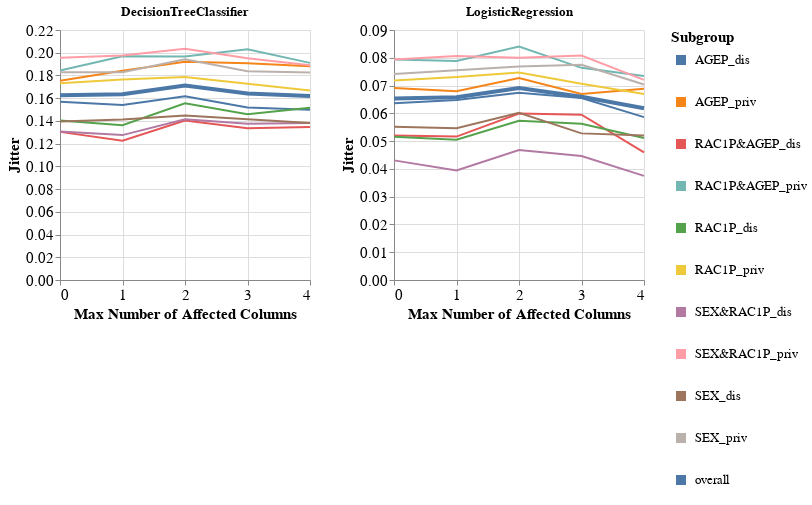

This figure's notebook cell:
### Markdown cell above
### Specific subgroup metric per dataset and multiple models

### Code cell
visualizer.create_subgroups_grid_pct_lines_per_model_plot(subgroup_metric='Jitter',
                                                          target_preprocessing_technique=PREPROCESSING_TECHNIQUES[0],
                                                          model_names=MODEL_NAMES,
                                                          mode='max_num_columns')

### Figure 1 — Vega-Lite specification as saved in the notebook (floating-point values rounded to 4 significant figures)
{"config": {"view": {"continuousWidth": 400, "continuousHeight": 300}, "axis": {"labelFontSize": 15, "titleFontSize": 15}, "legend": {"labelFontSize": 13, "symbolStrokeWidth": 10, "titleFontSize": 15}}, "vconcat": [{"hconcat": [{"mark": "line", "encoding": {"color": {"field": "Subgroup", "type": "nominal"}, "strokeWidth": {"condition": {"value": 4, "test": "datum.Subgroup == 'overall'"}, "value": 2}, "x": {"axis": {"tickMinStep": 1}, "field": "Percentage", "title": "Max Number of Affected Columns", "type": "quantitative"}, "y": {"field": "Metric_Value", "title": "Jitter", "type": "quantitative"}}, "height": 250, "title": "DecisionTreeClassifier", "width": 250}, {"data": {"name": "data-71ee3b0c1c2371935328b88541a1bfe6"}, "mark": "line", "encoding": {"color": {"field": "Subgroup", "type": "nominal"}, "strokeWidth": {"condition": {"value": 4, "test": "datum.Subgroup == 'overall'"}, "value": 2}, "x": {"axis": {"tickMinStep": 1}, "field": "Percentage", "title": "Max Number of Affected Columns", "type": "quantitative"}, "y": {"field": "Metric_Value", "title": "Jitter", "type": "quantitative"}}, "height": 250, "title": "LogisticRegression", "width": 250}]}], "data": {"name": "data-631cef4cb9d12e9f5ae3e0fb9e9c550c"}, "$schema": "https://vega.github.io/schema/vega-lite/v4.17.0.json", "datasets": {"data-631cef4cb9d12e9f5ae3e0fb9e9c550c": [{"Model_Name": "DecisionTreeClassifier", "Test_Set_Index": 0.0, "Metric": "Jitter", "Subgroup": "AGEP_dis", "Num_Estimators": 10.0, "Metric_Value": 0.1569, "Percentage": 0.0}, {"Model_Name": "DecisionTreeClassifier", "Test_Set_Index": 0.0, "Metric": "Jitter", "Subgroup": "AGEP_priv", "Num_Estimators": 10.0, "Metric_Value": 0.1753, "Percentage": 0.0}, {"Model_Name": "DecisionTreeClassifier", "Test_Set_Index": 0.0, "Metric": "Jitter", "Subgroup": "RAC1P&AGEP_dis", "Num_Estimators": 10.0, "Metric_Value": 0.1304, "Percentage": 0.0}, {"Model_Name": "DecisionTreeClassifier", "Test_Set_Index": 0.0, "Metric": "Jitter", "Subgroup": "RAC1P&AGEP_priv", "Num_Estimators": 10.0, "Metric_Value": 0.1844, "Percentage": 0.0}, {"Model_Name": "DecisionTreeClassifier", "Test_Set_Index": 0.0, "Metric": "Jitter", "Subgroup": "RAC1P_dis", "Num_Estimators": 10.0, "Metric_Value": 0.1404, "Percentage": 0.0}, {"Model_Name": "DecisionTreeClassifier", "Test_Set_Index": 0.0, "Metric": "Jitter", "Subgroup": "RAC1P_priv", "Num_Estimators": 10.0, "Metric_Value": 0.1732, "Percentage": 0.0}, {"Model_Name": "DecisionTreeClassifier", "Test_Set_Index": 0.0, "Metric": "Jitter", "Subgroup": "SEX&RAC1P_dis", "Num_Estimators": 10.0, "Metric_Value": 0.1308, "Percentage": 0.0}, {"Model_Name": "DecisionTreeClassifier", "Test_Set_Index": 0.0, "Metric": "Jitter", "Subgroup": "SEX&RAC1P_priv", "Num_Estimators": 10.0, "Metric_Value": 0.1955, "Percentage": 0.0}, {"Model_Name": "DecisionTreeClassifier", "Test_Set_Index": 0.0, "Metric": "Jitter", "Subgroup": "SEX_dis", "Num_Estimators": 10.0, "Metric_Value": 0.1394, "Percentage": 0.0}, {"Model_Name": "DecisionTreeClassifier", "Test_Set_Index": 0.0, "Metric": "Jitter", "Subgroup": "SEX_priv", "Num_Estimators": 10.0, "Metric_Value": 0.1829, "Percentage": 0.0}, {"Model_Name": "DecisionTreeClassifier", "Test_Set_Index": 0.0, "Metric": "Jitter", "Subgroup": "overall", "Num_Estimators": 10.0, "Metric_Value": 0.1627, "Percentage": 0.0}, {"Model_Name": "DecisionTreeClassifier", "Test_Set_Index": 1.0, "Metric": "Jitter", "Subgroup": "AGEP_dis", "Num_Estimators": 10.0, "Metric_Value": 0.154, "Percentage": 1.0}, {"Model_Name": "DecisionTreeClassifier", "Test_Set_Index": 1.0, "Metric": "Jitter", "Subgroup": "AGEP_priv", "Num_Estimators": 10.0, "Metric_Value": 0.1841, "Percentage": 1.0}, {"Model_Name": "DecisionTreeClassifier", "Test_Set_Index": 1.0, "Metric": "Jitter", "Subgroup": "RAC1P&AGEP_dis", "Num_Estimators": 10.0, "Metric_Value": 0.1226, "Percentage": 1.0}, {"Model_Name": "DecisionTreeClassifier", "Test_Set_Index": 1.0, "Metric": "Jitter", "Subgroup": "RAC1P&AGEP_priv", "Num_Estimators": 10.0, "Metric_Value": 0.1969, "Percentage": 1.0}, {"Model_Name": "DecisionTreeClassifier", "Test_Set_Index": 1.0, "Metric": "Jitter", "Subgroup": "RAC1P_dis", "Num_Estimators": 10.0, "Metric_Value": 0.1362, "Percentage": 1.0}, {"Model_Name": "DecisionTreeClassifier", "Test_Set_Index": 1.0, "Metric": "Jitter", "Subgroup": "RAC1P_priv", "Num_Estimators": 10.0, "Metric_Value": 0.1764, "Percentage": 1.0}, {"Model_Name": "DecisionTreeClassifier", "Test_Set_Index": 1.0, "Metric": "Jitter", "Subgroup": "SEX&RAC1P_dis", "Num_Estimators": 10.0, "Metric_Value": 0.1275, "Percentage": 1.0}, {"Model_Name": "DecisionTreeClassifier", "Test_Set_Index": 1.0, "Metric": "Jitter", "Subgroup": "SEX&RAC1P_priv", "Num_Estimators": 10.0, "Metric_Value": 0.1975, "Percentage": 1.0}, {"Model_Name": "DecisionTreeClassifier", "Test_Set_Index": 1.0, "Metric": "Jitter", "Subgroup": "SEX_dis", "Num_Estimators": 10.0, "Metric_Value": 0.1412, "Percentage": 1.0}, {"Model_Name": "DecisionTreeClassifier", "Test_Set_Index": 1.0, "Metric": "Jitter", "Subgroup": "SEX_priv", "Num_Estimators": 10.0, "Metric_Value": 0.1828, "Percentage": 1.0}, {"Model_Name": "DecisionTreeClassifier", "Test_Set_Index": 1.0, "Metric": "Jitter", "Subgroup": "overall", "Num_Estimators": 10.0, "Metric_Value": 0.1634, "Percentage": 1.0}, {"Model_Name": "DecisionTreeClassifier", "Test_Set_Index": 2.0, "Metric": "Jitter", "Subgroup": "AGEP_dis", "Num_Estimators": 10.0, "Metric_Value": 0.1617, "Percentage": 2.0}, {"Model_Name": "DecisionTreeClassifier", "Test_Set_Index": 2.0, "Metric": "Jitter", "Subgroup": "AGEP_priv", "Num_Estimators": 10.0, "Metric_Value": 0.192, "Percentage": 2.0}, {"Model_Name": "DecisionTreeClassifier", "Test_Set_Index": 2.0, "Metric": "Jitter", "Subgroup": "RAC1P&AGEP_dis", "Num_Estimators": 10.0, "Metric_Value": 0.1404, "Percentage": 2.0}, {"Model_Name": "DecisionTreeClassifier", "Test_Set_Index": 2.0, "Metric": "Jitter", "Subgroup": "RAC1P&AGEP_priv", "Num_Estimators": 10.0, "Metric_Value": 0.1967, "Percentage": 2.0}, {"Model_Name": "DecisionTreeClassifier", "Test_Set_Index": 2.0, "Metric": "Jitter", "Subgroup": "RAC1P_dis", "Num_Estimators": 10.0, "Metric_Value": 0.1556, "Percentage": 2.0}, {"Model_Name": "DecisionTreeClassifier", "Test_Set_Index": 2.0, "Metric": "Jitter", "Subgroup": "RAC1P_priv", "Num_Estimators": 10.0, "Metric_Value": 0.1787, "Percentage": 2.0}, {"Model_Name": "DecisionTreeClassifier", "Test_Set_Index": 2.0, "Metric": "Jitter", "Subgroup": "SEX&RAC1P_dis", "Num_Estimators": 10.0, "Metric_Value": 0.1414, "Percentage": 2.0}, {"Model_Name": "DecisionTreeClassifier", "Test_Set_Index": 2.0, "Metric": "Jitter", "Subgroup": "SEX&RAC1P_priv", "Num_Estimators": 10.0, "Metric_Value": 0.2034, "Percentage": 2.0}, {"Model_Name": "DecisionTreeClassifier", "Test_Set_Index": 2.0, "Metric": "Jitter", "Subgroup": "SEX_dis", "Num_Estimators": 10.0, "Metric_Value": 0.1447, "Percentage": 2.0}, {"Model_Name": "DecisionTreeClassifier", "Test_Set_Index": 2.0, "Metric": "Jitter", "Subgroup": "SEX_priv", "Num_Estimators": 10.0, "Metric_Value": 0.1942, "Percentage": 2.0}, {"Model_Name": "DecisionTreeClassifier", "Test_Set_Index": 2.0, "Metric": "Jitter", "Subgroup": "overall", "Num_Estimators": 10.0, "Metric_Value": 0.1712, "Percentage": 2.0}, {"Model_Name": "DecisionTreeClassifier", "Test_Set_Index": 3.0, "Metric": "Jitter", "Subgroup": "AGEP_dis", "Num_Estimators": 10.0, "Metric_Value": 0.1519, "Percentage": 3.0}, {"Model_Name": "DecisionTreeClassifier", "Test_Set_Index": 3.0, "Metric": "Jitter", "Subgroup": "AGEP_priv", "Num_Estimators": 10.0, "Metric_Value": 0.1908, "Percentage": 3.0}, {"Model_Name": "DecisionTreeClassifier", "Test_Set_Index": 3.0, "Metric": "Jitter", "Subgroup": "RAC1P&AGEP_dis", "Num_Estimators": 10.0, "Metric_Value": 0.1334, "Percentage": 3.0}, {"Model_Name": "DecisionTreeClassifier", "Test_Set_Index": 3.0, "Metric": "Jitter", "Subgroup": "RAC1P&AGEP_priv", "Num_Estimators": 10.0, "Metric_Value": 0.2031, "Percentage": 3.0}, {"Model_Name": "DecisionTreeClassifier", "Test_Set_Index": 3.0, "Metric": "Jitter", "Subgroup": "RAC1P_dis", "Num_Estimators": 10.0, "Metric_Value": 0.1458, "Percentage": 3.0}, {"Model_Name": "DecisionTreeClassifier", "Test_Set_Index": 3.0, "Metric": "Jitter", "Subgroup": "RAC1P_priv", "Num_Estimators": 10.0, "Metric_Value": 0.1728, "Percentage": 3.0}, {"Model_Name": "DecisionTreeClassifier", "Test_Set_Index": 3.0, "Metric": "Jitter", "Subgroup": "SEX&RAC1P_dis", "Num_Estimators": 10.0, "Metric_Value": 0.1375, "Percentage": 3.0}, {"Model_Name": "DecisionTreeClassifier", "Test_Set_Index": 3.0, "Metric": "Jitter", "Subgroup": "SEX&RAC1P_priv", "Num_Estimators": 10.0, "Metric_Value": 0.1952, "Percentage": 3.0}, {"Model_Name": "DecisionTreeClassifier", "Test_Set_Index": 3.0, "Metric": "Jitter", "Subgroup": "SEX_dis", "Num_Estimators": 10.0, "Metric_Value": 0.1415, "Percentage": 3.0}, {"Model_Name": "DecisionTreeClassifier", "Test_Set_Index": 3.0, "Metric": "Jitter", "Subgroup": "SEX_priv", "Num_Estimators": 10.0, "Metric_Value": 0.1837, "Percentage": 3.0}, {"Model_Name": "DecisionTreeClassifier", "Test_Set_Index": 3.0, "Metric": "Jitter", "Subgroup": "overall", "Num_Estimators": 10.0, "Metric_Value": 0.1641, "Percentage": 3.0}, {"Model_Name": "DecisionTreeClassifier", "Test_Set_Index": 4.0, "Metric": "Jitter", "Subgroup": "AGEP_dis", "Num_Estimators": 10.0, "Metric_Value": 0.1499, "Percentage": 4.0}, {"Model_Name": "DecisionTreeClassifier", "Test_Set_Index": 4.0, "Metric": "Jitter", "Subgroup": "AGEP_priv", "Num_Estimators": 10.0, "Metric_Value": 0.1881, "Percentage": 4.0}, {"Model_Name": "DecisionTreeClassifier", "Test_Set_Index": 4.0, "Metric": "Jitter", "Subgroup": "RAC1P&AGEP_dis", "Num_Estimators": 10.0, "Metric_Value": 0.1346, "Percentage": 4.0}, {"Model_Name": "DecisionTreeClassifier", "Test_Set_Index": 4.0, "Metric": "Jitter", "Subgroup": "RAC1P&AGEP_priv", "Num_Estimators": 10.0, "Metric_Value": 0.1911, "Percentage": 4.0}, {"Model_Name": "DecisionTreeClassifier", "Test_Set_Index": 4.0, "Metric": "Jitter", "Subgroup": "RAC1P_dis", "Num_Estimators": 10.0, "Metric_Value": 0.1516, "Percentage": 4.0}, {"Model_Name": "DecisionTreeClassifier", "Test_Set_Index": 4.0, "Metric": "Jitter", "Subgroup": "RAC1P_priv", "Num_Estimators": 10.0, "Metric_Value": 0.1668, "Percentage": 4.0}, {"Model_Name": "DecisionTreeClassifier", "Test_Set_Index": 4.0, "Metric": "Jitter", "Subgroup": "SEX&RAC1P_dis", "Num_Estimators": 10.0, "Metric_Value": 0.1382, "Percentage": 4.0}, {"Model_Name": "DecisionTreeClassifier", "Test_Set_Index": 4.0, "Metric": "Jitter", "Subgroup": "SEX&RAC1P_priv", "Num_Estimators": 10.0, "Metric_Value": 0.189, "Percentage": 4.0}, {"Model_Name": "DecisionTreeClassifier", "Test_Set_Index": 4.0, "Metric": "Jitter", "Subgroup": "SEX_dis", "Num_Estimators": 10.0, "Metric_Value": 0.1382, "Percentage": 4.0}, {"Model_Name": "DecisionTreeClassifier", "Test_Set_Index": 4.0, "Metric": "Jitter", "Subgroup": "SEX_priv", "Num_Estimators": 10.0, "Metric_Value": 0.1826, "Percentage": 4.0}, {"Model_Name": "DecisionTreeClassifier", "Test_Set_Index": 4.0, "Metric": "Jitter", "Subgroup": "overall", "Num_Estimators": 10.0, "Metric_Value": 0.1619, "Percentage": 4.0}], "data-71ee3b0c1c2371935328b88541a1bfe6": [{"Model_Name": "LogisticRegression", "Test_Set_Index": 0.0, "Metric": "Jitter", "Subgroup": "AGEP_dis", "Num_Estimators": 10.0, "Metric_Value": 0.06359, "Percentage": 0.0}, {"Model_Name": "LogisticRegression", "Test_Set_Index": 0.0, "Metric": "Jitter", "Subgroup": "AGEP_priv", "Num_Estimators": 10.0, "Metric_Value": 0.0691, "Percentage": 0.0}, {"Model_Name": "LogisticRegression", "Test_Set_Index": 0.0, "Metric": "Jitter", "Subgroup": "RAC1P&AGEP_dis", "Num_Estimators": 10.0, "Metric_Value": 0.05199, "Percentage": 0.0}, {"Model_Name": "LogisticRegression", "Test_Set_Index": 0.0, "Metric": "Jitter", "Subgroup": "RAC1P&AGEP_priv", "Num_Estimators": 10.0, "Metric_Value": 0.07935, "Percentage": 0.0}, {"Model_Name": "LogisticRegression", "Test_Set_Index": 0.0, "Metric": "Jitter", "Subgroup": "RAC1P_dis", "Num_Estimators": 10.0, "Metric_Value": 0.05159, "Percentage": 0.0}, {"Model_Name": "LogisticRegression", "Test_Set_Index": 0.0, "Metric": "Jitter", "Subgroup": "RAC1P_priv", "Num_Estimators": 10.0, "Metric_Value": 0.07185, "Percentage": 0.0}, {"Model_Name": "LogisticRegression", "Test_Set_Index": 0.0, "Metric": "Jitter", "Subgroup": "SEX&RAC1P_dis", "Num_Estimators": 10.0, "Metric_Value": 0.04307, "Percentage": 0.0}, {"Model_Name": "LogisticRegression", "Test_Set_Index": 0.0, "Metric": "Jitter", "Subgroup": "SEX&RAC1P_priv", "Num_Estimators": 10.0, "Metric_Value": 0.07936, "Percentage": 0.0}, {"Model_Name": "LogisticRegression", "Test_Set_Index": 0.0, "Metric": "Jitter", "Subgroup": "SEX_dis", "Num_Estimators": 10.0, "Metric_Value": 0.05517, "Percentage": 0.0}, {"Model_Name": "LogisticRegression", "Test_Set_Index": 0.0, "Metric": "Jitter", "Subgroup": "SEX_priv", "Num_Estimators": 10.0, "Metric_Value": 0.07414, "Percentage": 0.0}, {"Model_Name": "LogisticRegression", "Test_Set_Index": 0.0, "Metric": "Jitter", "Subgroup": "overall", "Num_Estimators": 10.0, "Metric_Value": 0.06532, "Percentage": 0.0}, {"Model_Name": "LogisticRegression", "Test_Set_Index": 1.0, "Metric": "Jitter", "Subgroup": "AGEP_dis", "Num_Estimators": 10.0, "Metric_Value": 0.06482, "Percentage": 1.0}, {"Model_Name": "LogisticRegression", "Test_Set_Index": 1.0, "Metric": "Jitter", "Subgroup": "AGEP_priv", "Num_Estimators": 10.0, "Metric_Value": 0.06794, "Percentage": 1.0}, {"Model_Name": "LogisticRegression", "Test_Set_Index": 1.0, "Metric": "Jitter", "Subgroup": "RAC1P&AGEP_dis", "Num_Estimators": 10.0, "Metric_Value": 0.05162, "Percentage": 1.0}, {"Model_Name": "LogisticRegression", "Test_Set_Index": 1.0, "Metric": "Jitter", "Subgroup": "RAC1P&AGEP_priv", "Num_Estimators": 10.0, "Metric_Value": 0.07885, "Percentage": 1.0}, {"Model_Name": "LogisticRegression", "Test_Set_Index": 1.0, "Metric": "Jitter", "Subgroup": "RAC1P_dis", "Num_Estimators": 10.0, "Metric_Value": 0.05052, "Percentage": 1.0}, {"Model_Name": "LogisticRegression", "Test_Set_Index": 1.0, "Metric": "Jitter", "Subgroup": "RAC1P_priv", "Num_Estimators": 10.0, "Metric_Value": 0.07306, "Percentage": 1.0}, {"Model_Name": "LogisticRegression", "Test_Set_Index": 1.0, "Metric": "Jitter", "Subgroup": "SEX&RAC1P_dis", "Num_Estimators": 10.0, "Metric_Value": 0.03946, "Percentage": 1.0}, {"Model_Name": "LogisticRegression", "Test_Set_Index": 1.0, "Metric": "Jitter", "Subgroup": "SEX&RAC1P_priv", "Num_Estimators": 10.0, "Metric_Value": 0.08061, "Percentage": 1.0}, {"Model_Name": "LogisticRegression", "Test_Set_Index": 1.0, "Metric": "Jitter", "Subgroup": "SEX_dis", "Num_Estimators": 10.0, "Metric_Value": 0.0546, "Percentage": 1.0}, {"Model_Name": "LogisticRegression", "Test_Set_Index": 1.0, "Metric": "Jitter", "Subgroup": "SEX_priv", "Num_Estimators": 10.0, "Metric_Value": 0.07553, "Percentage": 1.0}, {"Model_Name": "LogisticRegression", "Test_Set_Index": 1.0, "Metric": "Jitter", "Subgroup": "overall", "Num_Estimators": 10.0, "Metric_Value": 0.0658, "Percentage": 1.0}, {"Model_Name": "LogisticRegression", "Test_Set_Index": 2.0, "Metric": "Jitter", "Subgroup": "AGEP_dis", "Num_Estimators": 10.0, "Metric_Value": 0.06743, "Percentage": 2.0}, {"Model_Name": "LogisticRegression", "Test_Set_Index": 2.0, "Metric": "Jitter", "Subgroup": "AGEP_priv", "Num_Estimators": 10.0, "Metric_Value": 0.07271, "Percentage": 2.0}, {"Model_Name": "LogisticRegression", "Test_Set_Index": 2.0, "Metric": "Jitter", "Subgroup": "RAC1P&AGEP_dis", "Num_Estimators": 10.0, "Metric_Value": 0.05991, "Percentage": 2.0}, {"Model_Name": "LogisticRegression", "Test_Set_Index": 2.0, "Metric": "Jitter", "Subgroup": "RAC1P&AGEP_priv", "Num_Estimators": 10.0, "Metric_Value": 0.08404, "Percentage": 2.0}, {"Model_Name": "LogisticRegression", "Test_Set_Index": 2.0, "Metric": "Jitter", "Subgroup": "RAC1P_dis", "Num_Estimators": 10.0, "Metric_Value": 0.05732, "Percentage": 2.0}, {"Model_Name": "LogisticRegression", "Test_Set_Index": 2.0, "Metric": "Jitter", "Subgroup": "RAC1P_priv", "Num_Estimators": 10.0, "Metric_Value": 0.07468, "Percentage": 2.0}, {"Model_Name": "LogisticRegression", "Test_Set_Index": 2.0, "Metric": "Jitter", "Subgroup": "SEX&RAC1P_dis", "Num_Estimators": 10.0, "Metric_Value": 0.0468, "Percentage": 2.0}, {"Model_Name": "LogisticRegression", "Test_Set_Index": 2.0, "Metric": "Jitter", "Subgroup": "SEX&RAC1P_priv", "Num_Estimators": 10.0, "Metric_Value": 0.07997, "Percentage": 2.0}, {"Model_Name": "LogisticRegression", "Test_Set_Index": 2.0, "Metric": "Jitter", "Subgroup": "SEX_dis", "Num_Estimators": 10.0, "Metric_Value": 0.06017, "Percentage": 2.0}, {"Model_Name": "LogisticRegression", "Test_Set_Index": 2.0, "Metric": "Jitter", "Subgroup": "SEX_priv", "Num_Estimators": 10.0, "Metric_Value": 0.07684, "Percentage": 2.0}, {"Model_Name": "LogisticRegression", "Test_Set_Index": 2.0, "Metric": "Jitter", "Subgroup": "overall", "Num_Estimators": 10.0, "Metric_Value": 0.06909, "Percentage": 2.0}, {"Model_Name": "LogisticRegression", "Test_Set_Index": 3.0, "Metric": "Jitter", "Subgroup": "AGEP_dis", "Num_Estimators": 10.0, "Metric_Value": 0.06553, "Percentage": 3.0}, {"Model_Name": "LogisticRegression", "Test_Set_Index": 3.0, "Metric": "Jitter", "Subgroup": "AGEP_priv", "Num_Estimators": 10.0, "Metric_Value": 0.06698, "Percentage": 3.0}, {"Model_Name": "LogisticRegression", "Test_Set_Index": 3.0, "Metric": "Jitter", "Subgroup": "RAC1P&AGEP_dis", "Num_Estimators": 10.0, "Metric_Value": 0.05949, "Percentage": 3.0}, {"Model_Name": "LogisticRegression", "Test_Set_Index": 3.0, "Metric": "Jitter", "Subgroup": "RAC1P&AGEP_priv", "Num_Estimators": 10.0, "Metric_Value": 0.07637, "Percentage": 3.0}, {"Model_Name": "LogisticRegression", "Test_Set_Index": 3.0, "Metric": "Jitter", "Subgroup": "RAC1P_dis", "Num_Estimators": 10.0, "Metric_Value": 0.05625, "Percentage": 3.0}, {"Model_Name": "LogisticRegression", "Test_Set_Index": 3.0, "Metric": "Jitter", "Subgroup": "RAC1P_priv", "Num_Estimators": 10.0, "Metric_Value": 0.07062, "Percentage": 3.0}, {"Model_Name": "LogisticRegression", "Test_Set_Index": 3.0, "Metric": "Jitter", "Subgroup": "SEX&RAC1P_dis", "Num_Estimators": 10.0, "Metric_Value": 0.04464, "Percentage": 3.0}, {"Model_Name": "LogisticRegression", "Test_Set_Index": 3.0, "Metric": "Jitter", "Subgroup": "SEX&RAC1P_priv", "Num_Estimators": 10.0, "Metric_Value": 0.08078, "Percentage": 3.0}, {"Model_Name": "LogisticRegression", "Test_Set_Index": 3.0, "Metric": "Jitter", "Subgroup": "SEX_dis", "Num_Estimators": 10.0, "Metric_Value": 0.05278, "Percentage": 3.0}, {"Model_Name": "LogisticRegression", "Test_Set_Index": 3.0, "Metric": "Jitter", "Subgroup": "SEX_priv", "Num_Estimators": 10.0, "Metric_Value": 0.07747, "Percentage": 3.0}, {"Model_Name": "LogisticRegression", "Test_Set_Index": 3.0, "Metric": "Jitter", "Subgroup": "overall", "Num_Estimators": 10.0, "Metric_Value": 0.06599, "Percentage": 3.0}, {"Model_Name": "LogisticRegression", "Test_Set_Index": 4.0, "Metric": "Jitter", "Subgroup": "AGEP_dis", "Num_Estimators": 10.0, "Metric_Value": 0.05863, "Percentage": 4.0}, {"Model_Name": "LogisticRegression", "Test_Set_Index": 4.0, "Metric": "Jitter", "Subgroup": "AGEP_priv", "Num_Estimators": 10.0, "Metric_Value": 0.06886, "Percentage": 4.0}, {"Model_Name": "LogisticRegression", "Test_Set_Index": 4.0, "Metric": "Jitter", "Subgroup": "RAC1P&AGEP_dis", "Num_Estimators": 10.0, "Metric_Value": 0.04593, "Percentage": 4.0}, {"Model_Name": "LogisticRegression", "Test_Set_Index": 4.0, "Metric": "Jitter", "Subgroup": "RAC1P&AGEP_priv", "Num_Estimators": 10.0, "Metric_Value": 0.07345, "Percentage": 4.0}, {"Model_Name": "LogisticRegression", "Test_Set_Index": 4.0, "Metric": "Jitter", "Subgroup": "RAC1P_dis", "Num_Estimators": 10.0, "Metric_Value": 0.0511, "Percentage": 4.0}, {"Model_Name": "LogisticRegression", "Test_Set_Index": 4.0, "Metric": "Jitter", "Subgroup": "RAC1P_priv", "Num_Estimators": 10.0, "Metric_Value": 0.06695, "Percentage": 4.0}, {"Model_Name": "LogisticRegression", "Test_Set_Index": 4.0, "Metric": "Jitter", "Subgroup": "SEX&RAC1P_dis", "Num_Estimators": 10.0, "Metric_Value": 0.0375, "Percentage": 4.0}, {"Model_Name": "LogisticRegression", "Test_Set_Index": 4.0, "Metric": "Jitter", "Subgroup": "SEX&RAC1P_priv", "Num_Estimators": 10.0, "Metric_Value": 0.07204, "Percentage": 4.0}, {"Model_Name": "LogisticRegression", "Test_Set_Index": 4.0, "Metric": "Jitter", "Subgroup": "SEX_dis", "Num_Estimators": 10.0, "Metric_Value": 0.05202, "Percentage": 4.0}, {"Model_Name": "LogisticRegression", "Test_Set_Index": 4.0, "Metric": "Jitter", "Subgroup": "SEX_priv", "Num_Estimators": 10.0, "Metric_Value": 0.07038, "Percentage": 4.0}, {"Model_Name": "LogisticRegression", "Test_Set_Index": 4.0, "Metric": "Jitter", "Subgroup": "overall", "Num_Estimators": 10.0, "Metric_Value": 0.06184, "Percentage": 4.0}]}}
